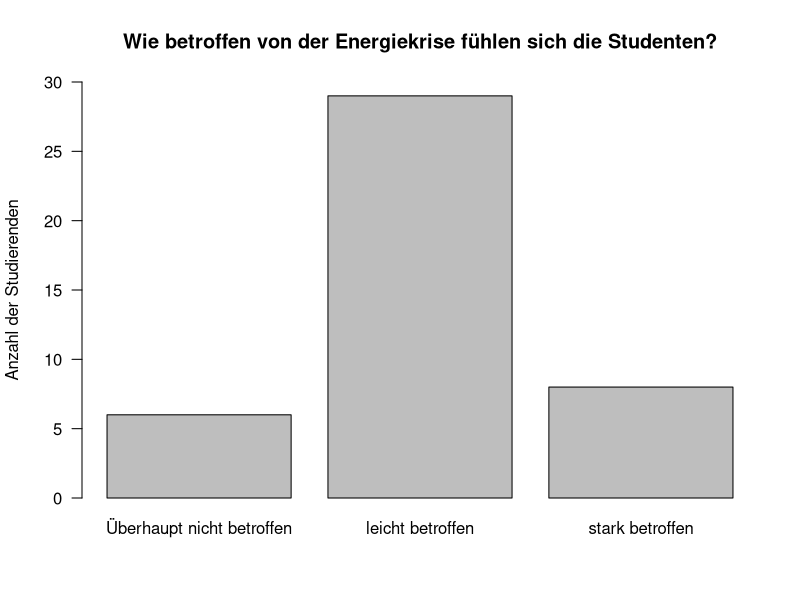
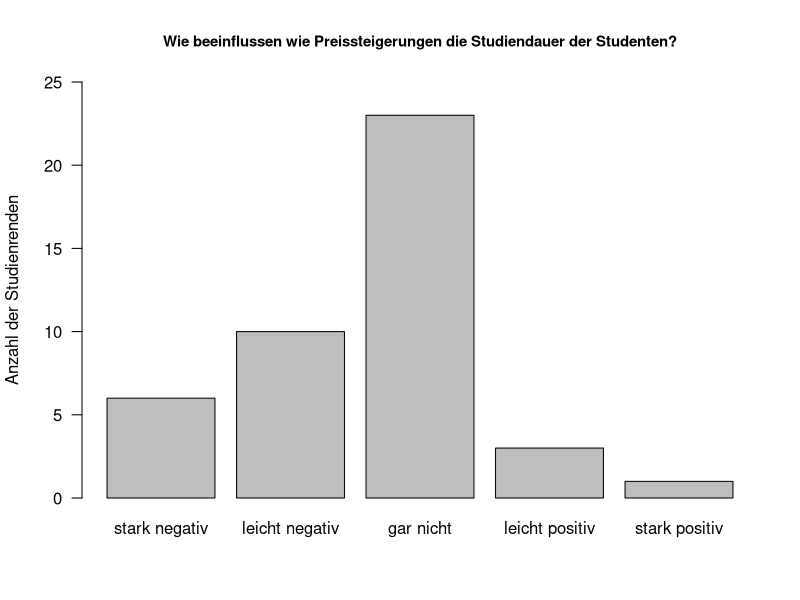
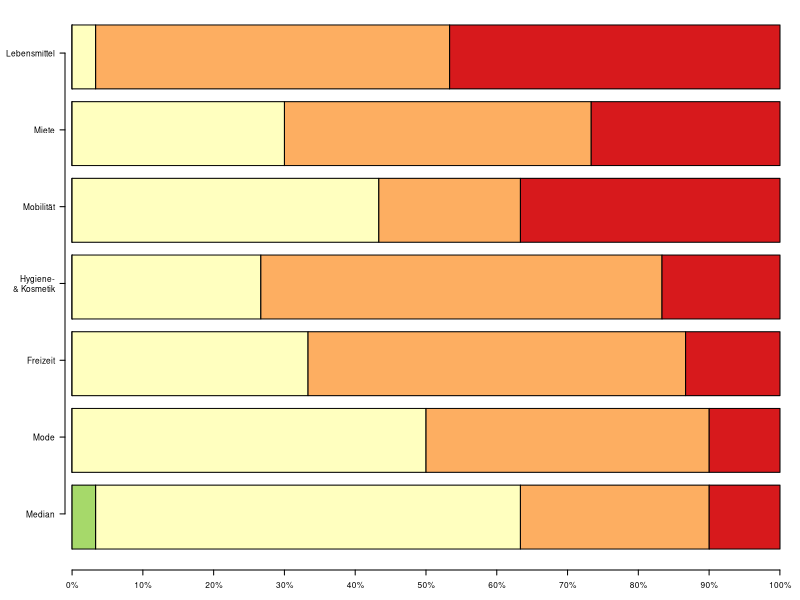

Reproduce these figures in R, in order.
## ---- chunk 1
# Add packages you need here!
library(knitr)
## ---- chunk 2
tau <- read.csv('tau.csv')
str(tau)
## ---- chunk 3
barplot(table(tau$Betroffenheit),
        names.arg = c("Überhaupt nicht betroffen", "leicht betroffen",
                      "stark betroffen"),
        ylab = "Anzahl der Studierenden", ylim = c(0,30), las = 1,
        main = "Wie betroffen von der Energiekrise fühlen sich die Studenten?")
## ---- chunk 4
barplot(table(tau$Einfluss.Studiendauer),
        names.arg = c("stark negativ", "leicht negativ", "gar nicht",
                      "leicht positiv", "stark positiv"),
        ylab = "Anzahl der Studienrenden", ylim = c(0,25), las = 1,
        main = "Wie beeinflussen wie Preissteigerungen die Studiendauer der Studenten?", cex.main=0.9)
## ---- chunk 5
ausgabe <- tau[seq(3,9)]
colnames(ausgabe) <- c("Miete", "Mobilität", "Lebensmittel", "Hygiene-\n& Kosmetik",
                  "Mode", "Freizeit", "Median")
ausgabe <- na.omit(ausgabe)
for( i in seq(-2, 2) ) {
    ausgabe <- rbind(ausgabe, rep(i, ncol(ausgabe)))
}
ausgabe <- ausgabe[,order(colMeans(ausgabe))] # nach Mittelwert ordnen
library(RColorBrewer) # Paket für Farbverlauf Gruen -> Gelb -> Rot
par(cex = 0.5, las = 1, mar = c(3, 6.5, .4, 2)) # Groesse der Beschriftung, horizontale Labels
ratio <- (apply(ausgabe, 2, table)-1)/nrow(ausgabe)
str(ratio)
print(sum(ratio))
barplot(ratio, 
        horiz = TRUE, # Horizontaler Barplot
        col = brewer.pal(5,"RdYlGn")[5:1], # Farben (richtig sortieren)
        xaxt = "n", yaxt = "n") # Achsen zunaechst nicht plotten
# x-Achse:
axis(1, at = seq(0,.857, length.out=11), labels = c(paste(10*0:10, "%", sep ="")))
# y-Achse (Namen = Variablnamen)
axis(2, at = seq(.75,7.96, length.out = ncol(ausgabe)), labels = colnames(ausgabe))
## ---- chunk 6
Ausgaben <- tau[seq(3,5)]
kable(cov(na.omit(Ausgaben)))
